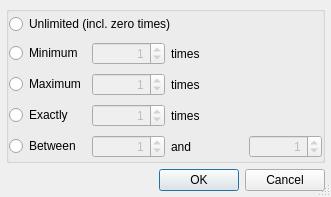
<ui version="4.0" >
 <class>QRegExpWizardRepeatDialog</class>
 <widget class="QDialog" name="QRegExpWizardRepeatDialog" >
  <property name="geometry" >
   <rect>
    <x>0</x>
    <y>0</y>
    <width>331</width>
    <height>197</height>
   </rect>
  </property>
  <property name="windowTitle" >
   <string>Number of repetitions</string>
  </property>
  <property name="sizeGripEnabled" >
   <bool>true</bool>
  </property>
  <layout class="QVBoxLayout" >
   <item>
    <widget class="QGroupBox" name="groupBox" >
     <property name="title" >
      <string/>
     </property>
     <property name="flat" >
      <bool>true</bool>
     </property>
     <layout class="QGridLayout" >
      <property name="margin" >
       <number>0</number>
      </property>
      <item row="2" column="2" >
       <widget class="QLabel" name="textLabel1_6" >
        <property name="text" >
         <string>times</string>
        </property>
       </widget>
      </item>
      <item row="3" column="2" >
       <widget class="QLabel" name="textLabel1_7" >
        <property name="text" >
         <string>times</string>
        </property>
       </widget>
      </item>
      <item row="1" column="2" >
       <widget class="QLabel" name="textLabel1_5" >
        <property name="text" >
         <string>times</string>
        </property>
       </widget>
      </item>
      <item row="4" column="1" >
       <widget class="QSpinBox" name="lowerSpin" >
        <property name="enabled" >
         <bool>false</bool>
        </property>
        <property name="alignment" >
         <set>Qt::AlignRight</set>
        </property>
        <property name="value" >
         <number>1</number>
        </property>
       </widget>
      </item>
      <item row="4" column="3" >
       <widget class="QSpinBox" name="upperSpin" >
        <property name="enabled" >
         <bool>false</bool>
        </property>
        <property name="alignment" >
         <set>Qt::AlignRight</set>
        </property>
        <property name="value" >
         <number>1</number>
        </property>
       </widget>
      </item>
      <item row="4" column="2" >
       <widget class="QLabel" name="textLabel6" >
        <property name="text" >
         <string>and</string>
        </property>
       </widget>
      </item>
      <item row="4" column="0" >
       <widget class="QRadioButton" name="betweenButton" >
        <property name="text" >
         <string>Between</string>
        </property>
       </widget>
      </item>
      <item row="3" column="1" >
       <widget class="QSpinBox" name="exactSpin" >
        <property name="enabled" >
         <bool>false</bool>
        </property>
        <property name="alignment" >
         <set>Qt::AlignRight</set>
        </property>
        <property name="value" >
         <number>1</number>
        </property>
       </widget>
      </item>
      <item row="3" column="0" >
       <widget class="QRadioButton" name="exactButton" >
        <property name="text" >
         <string>Exactly</string>
        </property>
       </widget>
      </item>
      <item row="2" column="1" >
       <widget class="QSpinBox" name="maxSpin" >
        <property name="enabled" >
         <bool>false</bool>
        </property>
        <property name="alignment" >
         <set>Qt::AlignRight</set>
        </property>
        <property name="value" >
         <number>1</number>
        </property>
       </widget>
      </item>
      <item row="2" column="0" >
       <widget class="QRadioButton" name="maxButton" >
        <property name="text" >
         <string>Maximum</string>
        </property>
       </widget>
      </item>
      <item row="1" column="0" >
       <widget class="QRadioButton" name="minButton" >
        <property name="text" >
         <string>Minimum</string>
        </property>
       </widget>
      </item>
      <item row="1" column="1" >
       <widget class="QSpinBox" name="minSpin" >
        <property name="enabled" >
         <bool>false</bool>
        </property>
        <property name="alignment" >
         <set>Qt::AlignRight</set>
        </property>
        <property name="value" >
         <number>1</number>
        </property>
       </widget>
      </item>
      <item row="0" column="0" colspan="4" >
       <widget class="QRadioButton" name="unlimitedButton" >
        <property name="text" >
         <string>Unlimited (incl. zero times)</string>
        </property>
       </widget>
      </item>
     </layout>
    </widget>
   </item>
   <item>
    <widget class="QDialogButtonBox" name="buttonBox" >
     <property name="orientation" >
      <enum>Qt::Horizontal</enum>
     </property>
     <property name="standardButtons" >
      <set>QDialogButtonBox::Cancel|QDialogButtonBox::Ok</set>
     </property>
    </widget>
   </item>
  </layout>
 </widget>
 <layoutdefault spacing="6" margin="6" />
 <pixmapfunction>qPixmapFromMimeSource</pixmapfunction>
 <tabstops>
  <tabstop>unlimitedButton</tabstop>
  <tabstop>minButton</tabstop>
  <tabstop>minSpin</tabstop>
  <tabstop>maxButton</tabstop>
  <tabstop>maxSpin</tabstop>
  <tabstop>exactButton</tabstop>
  <tabstop>exactSpin</tabstop>
  <tabstop>betweenButton</tabstop>
  <tabstop>lowerSpin</tabstop>
  <tabstop>upperSpin</tabstop>
 </tabstops>
 <resources/>
 <connections>
  <connection>
   <sender>minButton</sender>
   <signal>toggled(bool)</signal>
   <receiver>minSpin</receiver>
   <slot>setEnabled(bool)</slot>
   <hints>
    <hint type="sourcelabel" >
     <x>53</x>
     <y>43</y>
    </hint>
    <hint type="destinationlabel" >
     <x>121</x>
     <y>47</y>
    </hint>
   </hints>
  </connection>
  <connection>
   <sender>maxButton</sender>
   <signal>toggled(bool)</signal>
   <receiver>maxSpin</receiver>
   <slot>setEnabled(bool)</slot>
   <hints>
    <hint type="sourcelabel" >
     <x>58</x>
     <y>68</y>
    </hint>
    <hint type="destinationlabel" >
     <x>117</x>
     <y>67</y>
    </hint>
   </hints>
  </connection>
  <connection>
   <sender>exactButton</sender>
   <signal>toggled(bool)</signal>
   <receiver>exactSpin</receiver>
   <slot>setEnabled(bool)</slot>
   <hints>
    <hint type="sourcelabel" >
     <x>53</x>
     <y>99</y>
    </hint>
    <hint type="destinationlabel" >
     <x>116</x>
     <y>98</y>
    </hint>
   </hints>
  </connection>
  <connection>
   <sender>betweenButton</sender>
   <signal>toggled(bool)</signal>
   <receiver>lowerSpin</receiver>
   <slot>setEnabled(bool)</slot>
   <hints>
    <hint type="sourcelabel" >
     <x>52</x>
     <y>126</y>
    </hint>
    <hint type="destinationlabel" >
     <x>119</x>
     <y>124</y>
    </hint>
   </hints>
  </connection>
  <connection>
   <sender>betweenButton</sender>
   <signal>toggled(bool)</signal>
   <receiver>upperSpin</receiver>
   <slot>setEnabled(bool)</slot>
   <hints>
    <hint type="sourcelabel" >
     <x>53</x>
     <y>125</y>
    </hint>
    <hint type="destinationlabel" >
     <x>282</x>
     <y>125</y>
    </hint>
   </hints>
  </connection>
  <connection>
   <sender>buttonBox</sender>
   <signal>accepted()</signal>
   <receiver>QRegExpWizardRepeatDialog</receiver>
   <slot>accept()</slot>
   <hints>
    <hint type="sourcelabel" >
     <x>16</x>
     <y>164</y>
    </hint>
    <hint type="destinationlabel" >
     <x>16</x>
     <y>185</y>
    </hint>
   </hints>
  </connection>
  <connection>
   <sender>buttonBox</sender>
   <signal>rejected()</signal>
   <receiver>QRegExpWizardRepeatDialog</receiver>
   <slot>reject()</slot>
   <hints>
    <hint type="sourcelabel" >
     <x>72</x>
     <y>167</y>
    </hint>
    <hint type="destinationlabel" >
     <x>72</x>
     <y>181</y>
    </hint>
   </hints>
  </connection>
 </connections>
</ui>
